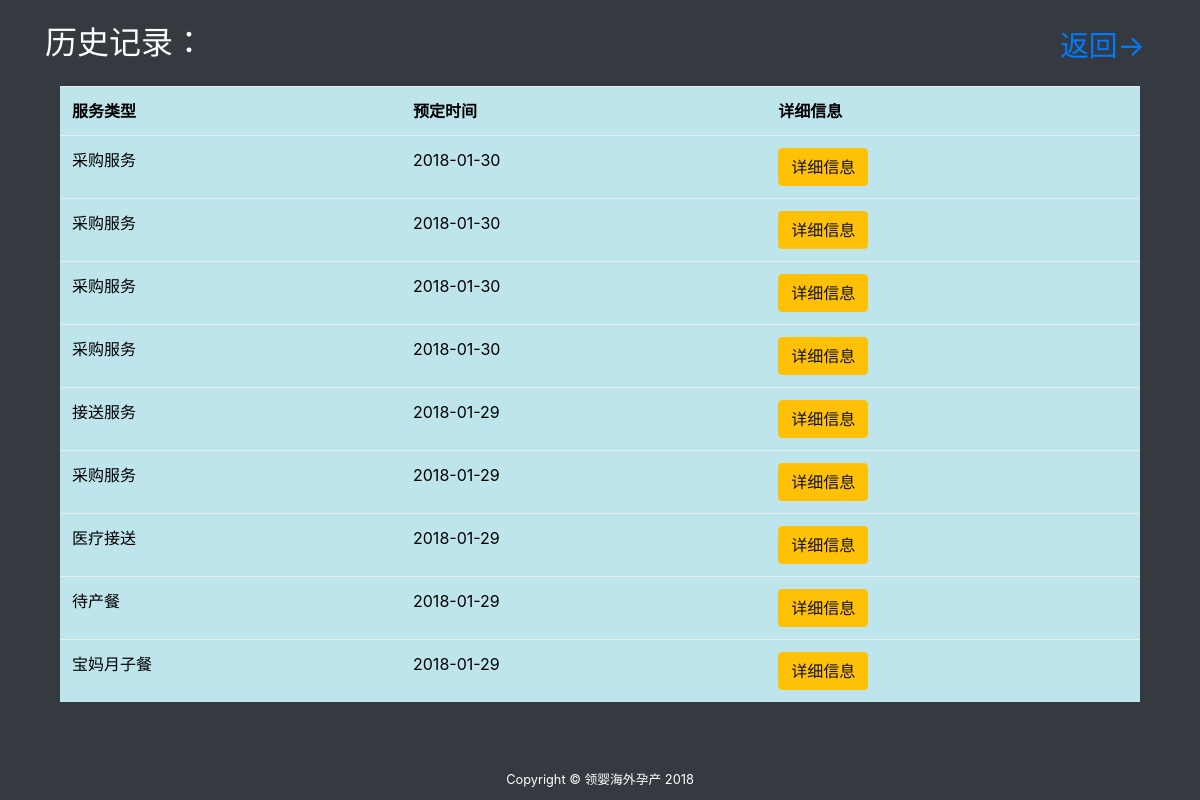
The app's page /history.php (signed in), older data.
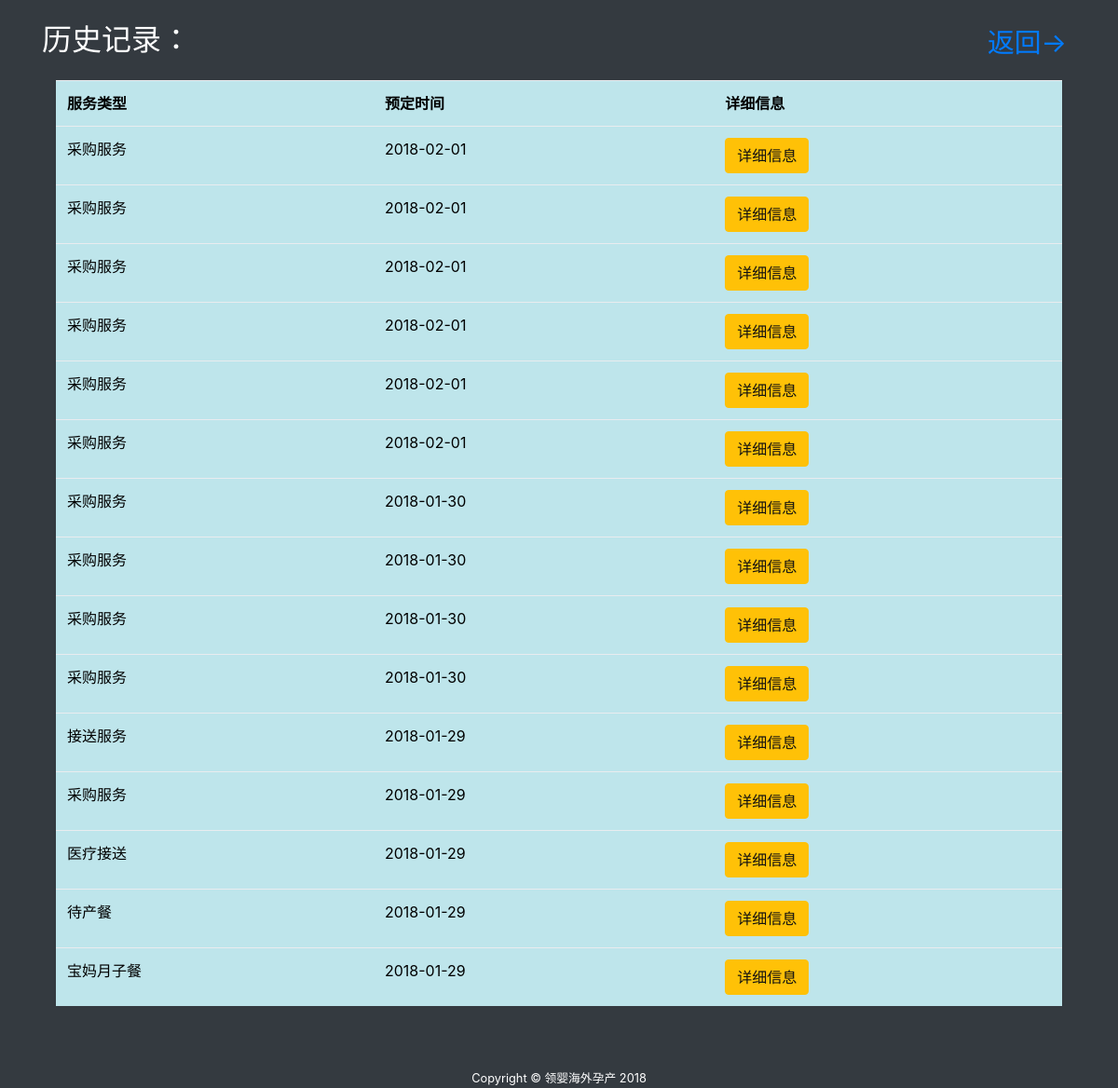
The same page, newer data.
### tables this page shows
CREATE TABLE `history` (
  `hid` int(10) NOT NULL,
  `token` varchar(10) NOT NULL,
  `serviceType` varchar(10) NOT NULL,
  `user_id` varchar(10) NOT NULL,
  `time` date NOT NULL,
  `activate` int(2) NOT NULL
);

### model/history.func.php (the view, shortened to what this page needs)
<?php if(!defined('In_System')) exit("Access Denied");
class History{
    public function historyListing(){
        global $mysqli;
        $user_id =  $_COOKIE['uid'];
        $histories_query="SELECT * FROM history WHERE user_id = '$user_id' ORDER BY hid DESC LIMIT 20";
        $result = mysqli_fetch_all($mysqli->query($histories_query), MYSQLI_ASSOC);
		if(sizeof($result) > 0){
            echo "
            <table class=\"table table-hover table-info\">
                <tr>
                    <th>服务类型</th>
                    <th>预定时间</th>
                    <th>详细信息</th>
                </tr>
            ";
            foreach($result as $history){
                echo sprintf("
                    <tr>
                    <td>%s</td>
                    <td>%s</td>
                    <td><a href=\"./history-Detail.php?type=%s&token=%s\" class=\"btn btn-warning\" style=\"cursor:pointer;\">详细信息</a></td>
                    </tr>
                ", $history['serviceType'], $history['time'], $history['serviceType'], $history['token']     );
            }
            echo "
                </table>
             ";
		}
    }
}
?>

### component/header.php (shortened to what this page needs)
<!DOCTYPE html>
<html lang="en">
<head>
    <link href="/vendor/bootstrap/css/bootstrap.min.css" rel="stylesheet">
    <link href="/vendor/font-awesome/css/font-awesome.min.css" rel="stylesheet" type="text/css">
    <link href="/vendor/datatables/dataTables.bootstrap4.css" rel="stylesheet">
    <link href="/css/sb-admin.css" rel="stylesheet">
    <link href="/css/custom.css" rel="stylesheet">
    <link href="/css/bootstrap-datetimepicker.min.css" rel="stylesheet">
</head>

### history.php (shortened to what this page needs)
<?php DEFINE('Template_Call', TRUE);
    include_once "./component/header.php";
?>
<body class="bg-dark">
    <br/>
    <div class="container" style="color:white;">
        <h2 style="display:inline;">历史记录：</h2>
        <div style="float:right">
            <a href="./" style="padding-right:10px;font-size:180%;padding-bottom:10px;">返回-></a>
        </div>
        <br/>
        <?php
            include_once "./model/common.php";
            include_once "./model/history.func.php";
            $history = new History(); ?>
        <br/>
        <div class="container" style="color:black;">
            <?php $history->historyListing();?>
        </div>
    </div>
    <br/><br/>
    <footer class="footer" style="color:white;">
        <div class="container">
            <div class="text-center">
                <small>Copyright © 领婴海外孕产 2018</small>
            </div>
        </div>
    </footer>
</body>
</html>

### css/sb-admin.css (style rules this page uses)
html { position: relative; min-height: 100%; }
body { overflow-x: hidden; }

Row changes from the older to the newer data that the page shows:
added history: serviceType "采购服务", time "2018-02-01"
added history: serviceType "采购服务", time "2018-02-01"
added history: serviceType "采购服务", time "2018-02-01"
added history: serviceType "采购服务", time "2018-02-01"
added history: serviceType "采购服务", time "2018-02-01"
added history: serviceType "采购服务", time "2018-02-01"
